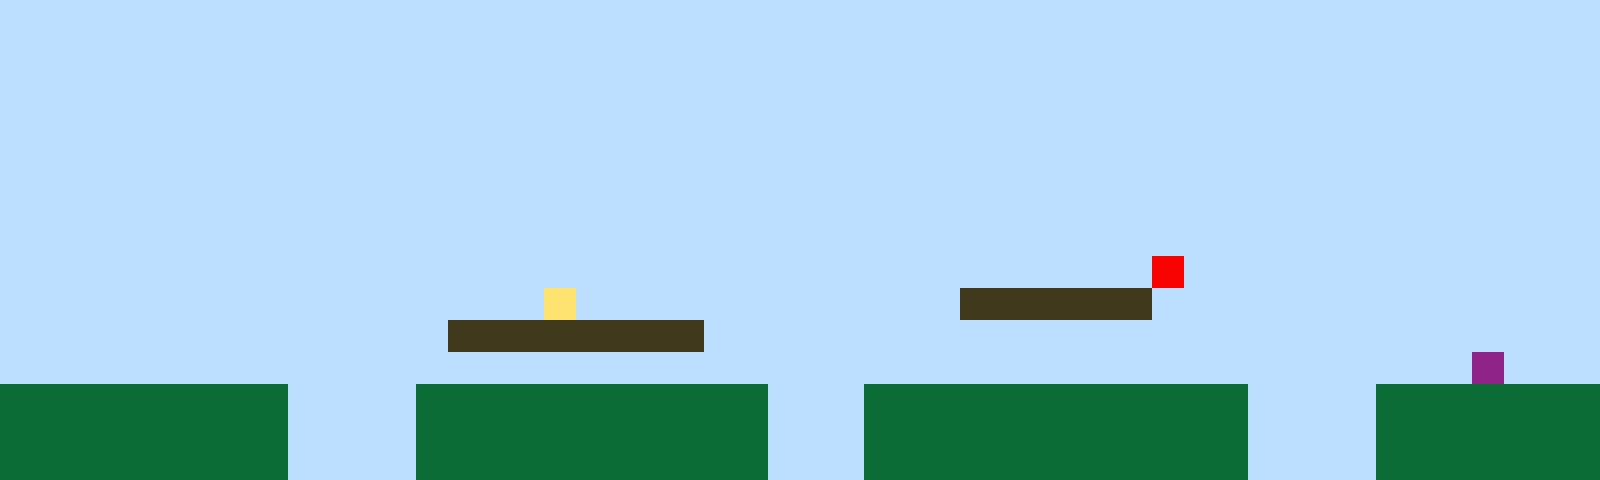

Below is a game level as drawn by its tile map, then a one-line description and the .tmx file that defines it, in full:
An orthogonal 50x15 tile map with 32x32 px tiles, 1 tile layer (Tile Layer 1).

<map version="1.10" tiledversion="1.11.2" orientation="orthogonal" renderorder="right-up" width="50" height="15" tilewidth="32" tileheight="32" infinite="0" nextlayerid="2" nextobjectid="1"><editorsettings><export target="map1.csv" format="csv" /></editorsettings><tileset firstgid="1" name="sprites" tilewidth="32" tileheight="32" tilecount="6" columns="3"><image source="sprites.png" width="96" height="64" /></tileset><layer id="1" name="Tile Layer 1" width="50" height="15"><data encoding="csv">1,1,1,1,1,1,1,1,1,1,1,1,1,1,1,1,1,1,1,1,1,1,1,1,1,1,1,1,1,1,1,1,1,1,1,1,1,1,1,1,1,1,1,1,1,1,1,1,1,1,1,1,1,1,1,1,1,1,1,1,1,1,1,1,1,1,1,1,1,1,1,1,1,1,1,1,1,1,1,1,1,1,1,1,1,1,1,1,1,1,1,1,1,1,1,1,1,1,1,1,1,1,1,1,1,1,1,1,1,1,1,1,1,1,1,1,1,1,1,1,1,1,1,1,1,1,1,1,1,1,1,1,1,1,1,1,1,1,1,1,1,1,1,1,1,1,1,1,1,1,1,1,1,1,1,1,1,1,1,1,1,1,1,1,1,1,1,1,1,1,1,1,1,1,1,1,1,1,1,1,1,1,1,1,1,1,1,1,1,1,1,1,1,1,1,1,1,1,1,1,1,1,1,1,1,1,1,1,1,1,1,1,1,1,1,1,1,1,1,1,1,1,1,1,1,1,1,1,1,1,1,1,1,1,1,1,1,1,1,1,1,1,1,1,1,1,1,1,1,1,1,1,1,1,1,1,1,1,1,1,1,1,1,1,1,1,1,1,1,1,1,1,1,1,1,1,1,1,1,1,1,1,1,1,1,1,1,1,1,1,1,1,1,1,1,1,1,1,1,1,1,1,1,1,1,1,1,1,1,1,1,1,1,1,1,1,1,1,1,1,1,1,1,1,1,1,1,1,1,1,1,1,1,1,1,1,1,1,1,1,1,1,1,1,1,1,1,1,1,1,1,1,1,1,1,1,1,1,1,1,1,1,1,1,1,1,1,1,1,1,1,1,1,1,1,1,1,1,1,1,1,1,1,1,1,1,1,1,1,1,1,1,1,1,1,1,1,1,1,1,1,1,1,1,1,1,1,1,1,1,1,1,1,1,1,1,1,1,1,1,1,1,1,1,1,1,1,1,1,1,1,1,1,1,1,1,5,1,1,1,1,1,1,1,1,1,1,1,1,1,1,1,1,1,1,1,1,1,1,1,1,1,1,1,1,1,1,4,1,1,1,1,1,1,1,1,1,1,1,1,3,3,3,3,3,3,1,1,1,1,1,1,1,1,1,1,1,1,1,1,1,1,1,1,1,1,1,1,1,1,1,1,1,1,3,3,3,3,3,3,3,3,1,1,1,1,1,1,1,1,1,1,1,1,1,1,1,1,1,1,1,1,1,1,1,1,1,1,1,1,1,1,1,1,1,1,1,1,1,1,1,1,1,1,1,1,1,1,1,1,1,1,1,1,1,1,1,1,1,1,1,1,1,1,1,1,1,1,1,1,1,1,1,1,1,1,6,1,1,1,2,2,2,2,2,2,2,2,2,1,1,1,1,2,2,2,2,2,2,2,2,2,2,2,1,1,1,2,2,2,2,2,2,2,2,2,2,2,2,1,1,1,1,2,2,2,2,2,2,2,2,2,2,2,2,2,2,2,2,1,1,1,1,2,2,2,2,2,2,2,2,2,2,2,1,1,1,2,2,2,2,2,2,2,2,2,2,2,2,1,1,1,1,2,2,2,2,2,2,2,2,2,2,2,2,2,2,2,2,1,1,1,1,2,2,2,2,2,2,2,2,2,2,2,1,1,1,2,2,2,2,2,2,2,2,2,2,2,2,1,1,1,1,2,2,2,2,2,2,2</data></layer></map>
